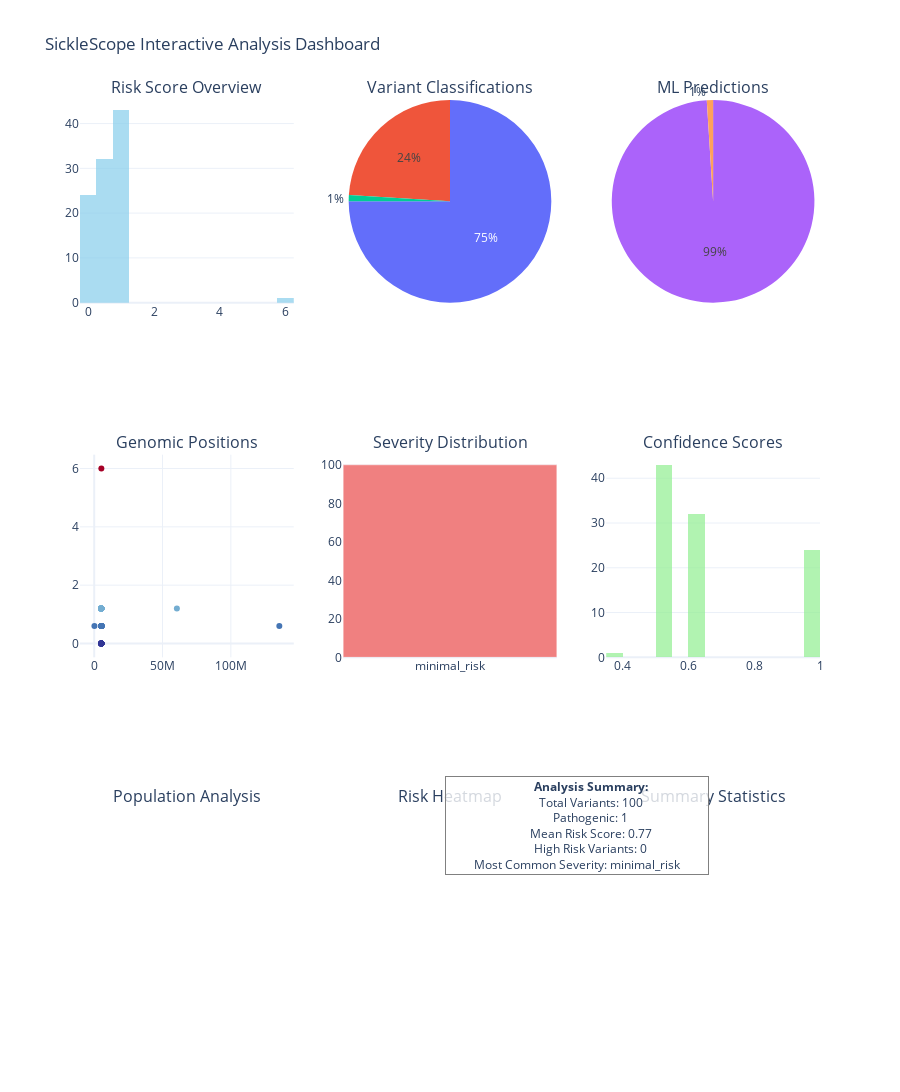

Notebook code for this chart:
### Markdown cell above
## 6.1: Interactive Plotly Visualisations

SickleScope includes interactive Plotly visualisations perfect for Jupyter notebooks - these provide enhanced interactivity and are ideal for exploratory analysis.

### Code cell
# Create the ultimate comprehensive interactive dashboard
print("=" * 50)
print("Creating Ultimate Interactive Dashboard")
print("=" * 50)
print("\nThis combines multiple visualisation types into one interface")

# Create and display the dashboard
dashboard_fig = visualiser.create_interactive_dashboard(results)
dashboard_fig.show()

# Display dashboard information
print("\n" + "─" * 50)
print("Comprehensive dashboard created successfully!")
print("─" * 50)

print("\nDashboard Components:")
dashboard_features = [
    "- Risk score overview with interactive histograms",
    "- Variant classifications with hover details",
    "- ML predictions (if available)",
    "- Genomic position scatter plots",
    "- Statistical summaries and insights",
    "- Real-time data exploration capabilities"
]
for feature in dashboard_features:
    print(f"{feature}")

print("\nInteractive Features:")
interactive_features = [
    "- Hover for detailed information",
    "- Click and drag to zoom",
    "- Double-click to reset zoom",
    "- Toggle legend items on/off",
    "- Pan and explore the data"
]
for feature in interactive_features:
    print(f"{feature}")

print("\n" + "=" * 50)
print("Interactive dashboard demonstration complete!")
print("=" * 50)

### Figure 1 — Plotly figure (JSON) as saved in the notebook; plotly's stock layout.template omitted (floating-point values rounded to 4 significant figures)
{"data": [{"marker": {"color": "skyblue"}, "name": "Risk Scores", "nbinsx": 15, "opacity": 0.7, "type": "histogram", "x": [6.0, 0.6, 0.6, 1.2, 0.6, 0.6, 0.6, 1.2, 1.2, 0.0, 0.6, 0.0, 1.2, 1.2, 0.0, 0.0, 1.2, 0.0, 1.2, 0.0, 0.0, 0.0, 1.2, 0.6, 1.2, 1.2, 0.0, 0.6, 1.2, 1.2, 0.6, 0.0, 0.6, 0.6, 1.2, 1.2, 1.2, 0.0, 0.6, 1.2, 1.2, 1.2, 1.2, 0.0, 1.2, 0.0, 1.2, 0.0, 0.6, 0.6, 0.0, 1.2, 0.6, 0.6, 0.6, 1.2, 0.0, 0.6, 1.2, 0.6, 0.6, 1.2, 1.2, 0.6, 0.6, 1.2, 0.6, 0.6, 1.2, 0.6, 1.2, 1.2, 0.6, 0.6, 0.6, 0.6, 1.2, 1.2, 0.0, 1.2, 0.6, 1.2, 0.0, 0.0, 0.0, 0.0, 0.0, 1.2, 1.2, 0.0, 1.2, 0.6, 1.2, 1.2, 1.2, 0.6, 1.2, 1.2, 0.0, 1.2], "xaxis": "x", "yaxis": "y"}, {"domain": {"x": [0.3556, 0.6444], "y": [0.7778, 1]}, "labels": ["uncertain", "benign", "pathogenic"], "name": "Classifications", "type": "pie", "values": [75, 24, 1]}, {"domain": {"x": [0.7111, 1], "y": [0.7778, 1]}, "labels": ["normal", "mild"], "name": "ML Predictions", "type": "pie", "values": [99, 1]}, {"marker": {"color": [6.0, 0.6, 0.6, 1.2, 0.6, 0.6, 0.6, 1.2, 1.2, 0.0, 0.6, 0.0, 1.2, 1.2, 0.0, 0.0, 1.2, 0.0, 1.2, 0.0, 0.0, 0.0, 1.2, 0.6, 1.2, 1.2, 0.0, 0.6, 1.2, 1.2, 0.6, 0.0, 0.6, 0.6, 1.2, 1.2, 1.2, 0.0, 0.6, 1.2, 1.2, 1.2, 1.2, 0.0, 1.2, 0.0, 1.2, 0.0, 0.6, 0.6, 0.0, 1.2, 0.6, 0.6, 0.6, 1.2, 0.0, 0.6, 1.2, 0.6, 0.6, 1.2, 1.2, 0.6, 0.6, 1.2, 0.6, 0.6, 1.2, 0.6, 1.2, 1.2, 0.6, 0.6, 0.6, 0.6, 1.2, 1.2, 0.0, 1.2, 0.6, 1.2, 0.0, 0.0, 0.0, 0.0, 0.0, 1.2, 1.2, 0.0, 1.2, 0.6, 1.2, 1.2, 1.2, 0.6, 1.2, 1.2, 0.0, 1.2], "colorscale": [[0, "rgb(49,54,149)"], [0.1, "rgb(69,117,180)"], [0.2, "rgb(116,173,209)"], [0.3, "rgb(171,217,233)"], [0.4, "rgb(224,243,248)"], [0.5, "rgb(255,255,191)"], [0.6, "rgb(254,224,144)"], [0.7, "rgb(253,174,97)"], [0.8, "rgb(244,109,67)"], [0.9, "rgb(215,48,39)"], [1, "rgb(165,0,38)"]], "size": 6}, "mode": "markers", "name": "Variants", "type": "scatter", "x": [5227002, 5226977, 5226847, 60494113, 135460698, 172876, 5227878, 5249570, 5237005, 5236702, 5238221, 5247618, 5239686, 5233378, 5243601, 5223062, 5226608, 5231779, 5237368, 5249011, 5234940, 5234785, 5228466, 5222306, 5232723, 5236942, 5236918, 5232261, 5220695, 5247068, 5242902, 5237157, 5237176, 5229314, 5231054, 5245174, 5223109, 5236980, 5222232, 5223512, 5248596, 5243584, 5238434, 5237392, 5237271, 5235433, 5220373, 5229731, 5248577, 5245995, 5227495, 5226602, 5230114, 5248944, 5245231, 5244473, 5234436, 5226756, 5233692, 5222375, 5241116, 5245440, 5221635, 5247039, 5236958, 5241071, 5227463, 5240913, 5233798, 5232647, 5223030, 5233360, 5229734, 5240771, 5221495, 5223214, 5237091, 5249107, 5225574, 5244985, 5232689, 5239024, 5241198, 5222132, 5221535, 5243109, 5222777, 5238426, 5226409, 5230667, 5249288, 5224295, 5249686, 5228228, 5244178, 5223052, 5224870, 5234212, 5242721, 5222330], "xaxis": "x2", "y": [6.0, 0.6, 0.6, 1.2, 0.6, 0.6, 0.6, 1.2, 1.2, 0.0, 0.6, 0.0, 1.2, 1.2, 0.0, 0.0, 1.2, 0.0, 1.2, 0.0, 0.0, 0.0, 1.2, 0.6, 1.2, 1.2, 0.0, 0.6, 1.2, 1.2, 0.6, 0.0, 0.6, 0.6, 1.2, 1.2, 1.2, 0.0, 0.6, 1.2, 1.2, 1.2, 1.2, 0.0, 1.2, 0.0, 1.2, 0.0, 0.6, 0.6, 0.0, 1.2, 0.6, 0.6, 0.6, 1.2, 0.0, 0.6, 1.2, 0.6, 0.6, 1.2, 1.2, 0.6, 0.6, 1.2, 0.6, 0.6, 1.2, 0.6, 1.2, 1.2, 0.6, 0.6, 0.6, 0.6, 1.2, 1.2, 0.0, 1.2, 0.6, 1.2, 0.0, 0.0, 0.0, 0.0, 0.0, 1.2, 1.2, 0.0, 1.2, 0.6, 1.2, 1.2, 1.2, 0.6, 1.2, 1.2, 0.0, 1.2], "yaxis": "y2"}, {"marker": {"color": "lightcoral"}, "name": "Severity", "type": "bar", "x": ["minimal_risk"], "xaxis": "x3", "y": [100], "yaxis": "y3"}, {"marker": {"color": "lightgreen"}, "name": "Confidence", "nbinsx": 15, "opacity": 0.7, "type": "histogram", "x": [0.3743, 0.6149, 0.6149, 0.5249, 0.6149, 0.6149, 0.6149, 0.5249, 0.5249, 0.9849, 0.6149, 0.9849, 0.5249, 0.5249, 0.9849, 0.9849, 0.5249, 0.9849, 0.5249, 0.9849, 0.9849, 0.9849, 0.5249, 0.6149, 0.5249, 0.5249, 0.9849, 0.6149, 0.5249, 0.5249, 0.6149, 0.9849, 0.6149, 0.6149, 0.5249, 0.5249, 0.5249, 0.9849, 0.6149, 0.5249, 0.5249, 0.5249, 0.5249, 0.9849, 0.5249, 0.9849, 0.5249, 0.9849, 0.6149, 0.6149, 0.9849, 0.5249, 0.6149, 0.6149, 0.6149, 0.5249, 0.9849, 0.6149, 0.5249, 0.6149, 0.6149, 0.5249, 0.5249, 0.6149, 0.6149, 0.5249, 0.6149, 0.6149, 0.5249, 0.6149, 0.5249, 0.5249, 0.6149, 0.6149, 0.6149, 0.6149, 0.5249, 0.5249, 0.9849, 0.5249, 0.6149, 0.5249, 0.9849, 0.9849, 0.9849, 0.9849, 0.9849, 0.5249, 0.5249, 0.9849, 0.5249, 0.6149, 0.5249, 0.5249, 0.5249, 0.6149, 0.5249, 0.5249, 0.9849, 0.5249], "xaxis": "x4", "yaxis": "y4"}], "layout": {"annotations": [{"font": {"size": 16}, "showarrow": false, "text": "Risk Score Overview", "x": 0.1444, "xanchor": "center", "xref": "paper", "y": 1, "yanchor": "bottom", "yref": "paper"}, {"font": {"size": 16}, "showarrow": false, "text": "Variant Classifications", "x": 0.5, "xanchor": "center", "xref": "paper", "y": 1, "yanchor": "bottom", "yref": "paper"}, {"font": {"size": 16}, "showarrow": false, "text": "ML Predictions", "x": 0.8556, "xanchor": "center", "xref": "paper", "y": 1, "yanchor": "bottom", "yref": "paper"}, {"font": {"size": 16}, "showarrow": false, "text": "Genomic Positions", "x": 0.1444, "xanchor": "center", "xref": "paper", "y": 0.6111, "yanchor": "bottom", "yref": "paper"}, {"font": {"size": 16}, "showarrow": false, "text": "Severity Distribution", "x": 0.5, "xanchor": "center", "xref": "paper", "y": 0.6111, "yanchor": "bottom", "yref": "paper"}, {"font": {"size": 16}, "showarrow": false, "text": "Confidence Scores", "x": 0.8556, "xanchor": "center", "xref": "paper", "y": 0.6111, "yanchor": "bottom", "yref": "paper"}, {"font": {"size": 16}, "showarrow": false, "text": "Population Analysis", "x": 0.1444, "xanchor": "center", "xref": "paper", "y": 0.2222, "yanchor": "bottom", "yref": "paper"}, {"font": {"size": 16}, "showarrow": false, "text": "Risk Heatmap", "x": 0.5, "xanchor": "center", "xref": "paper", "y": 0.2222, "yanchor": "bottom", "yref": "paper"}, {"font": {"size": 16}, "showarrow": false, "text": "Summary Statistics", "x": 0.8556, "xanchor": "center", "xref": "paper", "y": 0.2222, "yanchor": "bottom", "yref": "paper"}, {"bgcolor": "rgba(255,255,255,0.8)", "bordercolor": "gray", "borderwidth": 1, "font": {"size": 12}, "showarrow": false, "text": "\n        <b>Analysis Summary:</b><br>\n        Total Variants: 100<br>\n        Pathogenic: 1<br>\n        Mean Risk Score: 0.77<br>\n        High Risk Variants: 0<br>\n        Most Common Severity: minimal_risk\n        ", "x": 0.85, "xref": "paper", "y": 0.15, "yref": "paper"}], "height": 1200, "showlegend": false, "title": {"text": "SickleScope Interactive Analysis Dashboard"}, "xaxis": {"anchor": "y", "domain": [0, 0.2889]}, "xaxis2": {"anchor": "y2", "domain": [0, 0.2889]}, "xaxis3": {"anchor": "y3", "domain": [0.3556, 0.6444]}, "xaxis4": {"anchor": "y4", "domain": [0.7111, 1]}, "xaxis5": {"anchor": "y5", "domain": [0, 0.2889]}, "xaxis6": {"anchor": "y6", "domain": [0.3556, 0.6444]}, "xaxis7": {"anchor": "y7", "domain": [0.7111, 1]}, "yaxis": {"anchor": "x", "domain": [0.7778, 1]}, "yaxis2": {"anchor": "x2", "domain": [0.3889, 0.6111]}, "yaxis3": {"anchor": "x3", "domain": [0.3889, 0.6111]}, "yaxis4": {"anchor": "x4", "domain": [0.3889, 0.6111]}, "yaxis5": {"anchor": "x5", "domain": [0, 0.2222]}, "yaxis6": {"anchor": "x6", "domain": [0, 0.2222]}, "yaxis7": {"anchor": "x7", "domain": [0, 0.2222]}}}
